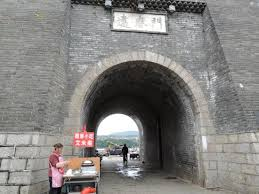
#> input picture image/citywall7.jpg, 259 x 194 px
$ python image_segmentation.py   (older library calls are emulated)
#> lines starting #> are read from the running program, lines starting #| are printed output that depends on the picture; long printed decimals are rounded
from mpl_toolkits.mplot3d import Axes3D
from copy import deepcopy
from numpy import linalg as LA
import numpy as np
import numpy
from collections import Counter
import matplotlib.pyplot as plt
from PIL import Image
from matplotlib import cm

import scipy.misc
from scipy import misc
from scipy.sparse.linalg import eigsh
from scipy.sparse import csr_matrix
from scipy.sparse import csc_matrix
from scipy.sparse import lil_matrix
from scipy.sparse import identity
from scipy.sparse.linalg import inv
from scipy.sparse.linalg import spsolve
import time
from itertools import chain

# [49 lines left out: functions grayImagePlot, grayImageInit, not called in this run]

def nystrom():
    # gray image pixels matrix generate
    row = 100
    col = 100
    length = row * col
    a = 0.8 * 100
    b = 0.1 # a,b is weight
    # a = 0.6
    # b = 0.4 # a,b is weight
    image = Image.open('image/citywall7.jpg')
#> image is the input picture: PIL image 259x194 RGB; mean R, G, B 130.4, 128.5, 126.2
    image = image.resize((row, col), Image.ANTIALIAS) # row, col means resize
#> image: PIL image 100x100 RGB
    image2 = Image.open('image/citywall7.jpg').convert('LA')
    image2.save("image/resize2.png")
    image.save('image/resize.jpg', optimiza=True, quality=95)
    # get image, and convert RGB to GRAY value by mode='L'
    grayMatrix = scipy.misc.imread('image/resize.jpg', flatten=False, mode='L')
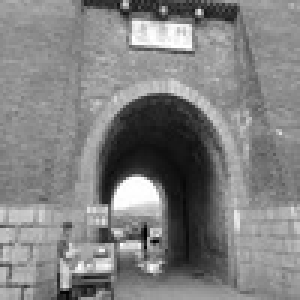
#> grayMatrix: shape (100, 100) (shown 3 times larger); min 1, max 255, mean 128.8

    reshapeMatrix = np.reshape(grayMatrix, row*col)
#> reshapeMatrix = 10000 values, max 255 at index 1057, min 1 at index 7648, mean 128.8
    # generate A, B matrix, and compute eigenvectors by nystrom
    A = []
    B = []
    m = int(0.01 * row * col) # A is m*m size

    # k means random number between 0 and length-m
    # k = int(length-m)
    k = 3000

    # generate A matrix
    for i in range(k,k+m):
        for j in range(k, k+m):
            left = a * (int(reshapeMatrix[i]) - int(reshapeMatrix[j]))**2
            right = b * ((np.floor_divide(i, col) - np.floor_divide(j, col)) ** 2 + (np.mod(i, col) - np.mod(j, col)) ** 2)
            distance = np.sqrt(left + right)
            A.append(distance)
#> after the loop, A = 10000 values, max 1037.6 at index 5785, min 0 at index 0, mean 240.2
    A = np.reshape(A, (m, m))
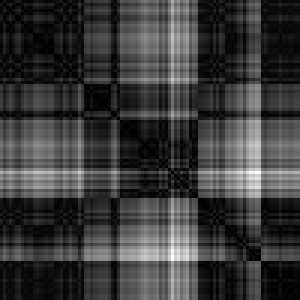
#> A: shape (100, 100) float64 (shown 3 times larger); min 0, max 1037.6, mean 240.2; drawn with min black and max white
    # generate B matrix
    for i in range(k, k+m):
        for j in chain(range(k), range(k+m, length)):
            left = a * (int(reshapeMatrix[i]) - int(reshapeMatrix[j]))**2
            right = b * ((np.floor_divide(i, col) - np.floor_divide(j, col)) ** 2 + (np.mod(i, col) - np.mod(j, col)) ** 2)
            distance = np.sqrt(left + right)
            B.append(distance)
#> after the loop, B = 990000 items
    B = np.reshape(B, (m, length-m))
    # generate leading eigenvector
    # A_square_inv = np.sqrt(np.linalg.pinv(A))
    A_square_inv = np.linalg.inv(np.sqrt(A))
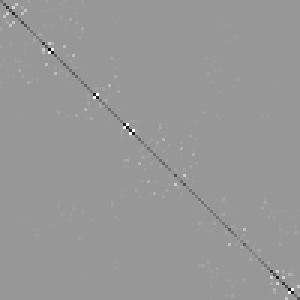
#> A_square_inv: shape (100, 100) float64 (shown 3 times larger); min -1.2, max 0.825, mean 5.23e-06; drawn with min black and max white
    S = A + A_square_inv.dot(B).dot(B.T).dot(A_square_inv)
    U, l, T = np.linalg.svd(S)
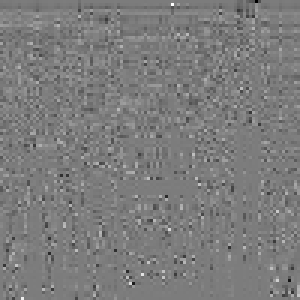
#> T: shape (100, 100) float64 (shown 3 times larger); min -0.846, max 0.884, mean -0.000794; drawn with min black and max white
#> l = 100 values, max 852485.1 at index 0, min 0.0927 at index 99, mean 15360.8
    # print("U * U_T: ", np.dot(U.T, U))
    # print("U[-1] * U[-2]_T: ", np.dot(U[-2].T, U[-1]))
    L = np.diag(l)
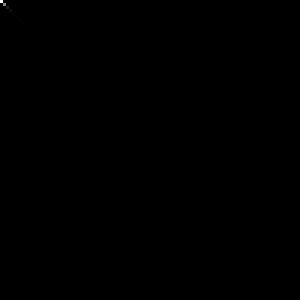
#> L: shape (100, 100) float64 (shown 3 times larger); min 0, max 852485.1, mean 153.6; drawn with min black and max white
    V = np.dot(np.row_stack((A, B.T)), np.dot(A_square_inv, np.dot(U, np.linalg.inv(np.sqrt(L)))))

    index = np.argsort(l)
#> index = 100 values, max 99 at index 0, min 0 at index 99, mean 49.5
    index1 = 0
    index2 = 0
    index3 = 0
    for i in range(len(index)):
        if index[i] == len(index)-1:
            index1 = i
            print("i", i)
#> this loop made 100 passes
#> index1 on pass 1: 0
#| i 0

    for i in range(len(index)):
        if index[i] == len(index)-2:
            index2 = i
            print("i", i)
#> this loop made 100 passes
#> index2 on pass 2: 1
#| i 1

    for i in range(len(index)):
        if index[i] == len(index)-3:
            index3 = i
            print("i", i)
#> this loop made 100 passes
#> index3 on pass 3: 2
#| i 2

    v_1_max = V[:, index1]
#> v_1_max = 10000 values, max 0.00502 at index 57, min -0.0244 at index 8051, mean -0.0039
    v_2_max = V[:, index2]
#> v_2_max = 10000 values, max 0.0311 at index 1551, min -0.0129 at index 79, mean -0.00574
    v_3_max = V[:, index3]
#> v_3_max = 10000 values, max 0.00757 at index 85, min -0.0347 at index 1662, mean -0.00615

    min_index = np.argmin(l)
#> min_index = 99
    v_min = V[:, min_index]
#> v_min = 10000 values, max 1.89 at index 25, min -2.73 at index 7, mean 9.1e-05

    max_index = np.argmax(l)
#> max_index = 0
    v_max = V[:, max_index]
#> v_max has the same summary as v_1_max

    # [32 lines of commented-out code are left out]
    return v_1_max * l[index1], v_2_max * l[index2], v_3_max * l[index3], row, col
    # return v_1_max, v_2_max, v_3_max, row, col
    # return v_2_max * l[two_index] + v_max * l[max_index], row, col

# [209 lines left out: functions nystrom2, RGBImageInit, sparseMatrix, gaussianSimilarityMatrix, gaussianSimilarityMatrixAndNystrom, not called in this run]

def ADMM():
    # argmin_x' | x - x' |^2, s.t. v' = Ax', |v|_0 <= a

    # matrix, row, col = grayImageInit()

    # # use numpy eigen-decomposition method
    # w, v = LA.eig(matrix)

    # use lanczos method, A is symmetric matrix
    # w, v = eigsh(matrix, k=1, which='SA') # k output 6 smallest eigenvalues

    # nystrom method
    nystrom_start_time = time.time()
    vector, vector2, vector3, row, col = nystrom()
#> vector = 10000 values, max 4278.1 at index 57, min -20796.2 at index 8051, mean -3320.9; vector2 = 10000 values, max 13692.6 at index 1551, min -5663 at index 79, mean -2528.2; vector3 = 10000 values, max 669.3 at index 85, min -3062.7 at index 1662, mean -543.4; row = 100; col = 100
    # [19 lines of commented-out code are left out]
    sortIndex = np.argsort(vector)
#> sortIndex = 10000 values, max 9999 at index 4142, min 0 at index 4908, mean 4999.5
    sortedVector = [vector[i] for i in sortIndex]
#> sortedVector = 10000 values from -20796.2 to 4278.1
    # 10^6
    # sortedVector = np.dot(10^3, sortedVector)
    print("sortedVector first and last element: ", sortedVector[0], sortedVector[-1])
#| sortedVector first and last element:  -20796.199 4278.145
    print("vector2: first and last element", np.sort(vector2)[0], np.sort(vector2)[-1])
#| vector2: first and last element -5663.006 13692.636
    print("vector3: first and last element", np.sort(vector3)[0], np.sort(vector3)[-1])
#| vector3: first and last element -3062.678 669.279

    index11 = np.argmax(vector3)
#> index11 = 85
    index22 = np.argmin(vector)
#> index22 = 8051


    print("nystrom time: ", time.time()-nystrom_start_time)
    origVec = deepcopy(sortedVector)
#> origVec = 10000 values from -20796.2 to 4278.1

    length = len(sortedVector)
#> length = 10000
    print("length: ", length)
#| length:  10000
    # A = np.zeros((length-1, length))
    # A = csr_matrix((length-1, length))
    A = lil_matrix((length-1, length), dtype='d')
    for i in range(length-1):
        # A[i][i] = -1
        # A[i][i+1] = 1
        A[i, i] = -1
        A[i, i+1] = 1
    print("generate A step")
    # B = identity(length)
    # B[length-1, length-1] = 0

    x = deepcopy(sortedVector)
#> x = 10000 values from -20796.2 to 4278.1
    x1 = deepcopy(sortedVector)
#> x1 = 10000 values from -20796.2 to 4278.1
    # v = np.dot(A, x1)
    # w = np.dot(A, x1)
    v = A.dot(x1)
#> v = 9999 values, max 567.8 at index 2272, min 0 at index 1092, mean 2.51
    w = A.dot(x1)
#> w has the same summary as v
    e = 1
    r = 0.01
    n = 0.95 # n belong to [0.95, 0.99]
    # a = 5
    # a = int(0.001 * length)
    a = 20
    countNumber = 1

    I = identity(length, format='lil')
    # left = numpy.linalg.inv(np.dot(1, I) + np.dot(1/r, np.dot(A.T, A)))
    A_T = A.transpose()
    temp = I + A_T.dot(A) * (1/r)
    # [7 lines of commented-out code are left out]
    print("enter to while loop")

    admm_start_time = time.time()

    # while abs(LA.norm(np.dot(A, x), 0) - a) >= e:
    while True:
        # right = np.dot(1, x1) + np.dot(1/r, np.dot(A.T, (v - w)))

        # A.T * (v-w) represent as numpy
        right = np.dot(1, x1) + np.dot(1/r, A_T.dot(v-w))

        # # x = np.dot(left, right)
        # x = left.dot(right)

        x = spsolve(temp.astype(float), right.astype(float))
        # cal x step time
        # print("x step time: ", x_time-start_time)

        # z = np.dot(A, x) + w
        z = A.dot(x) + w
        if LA.norm(z, 0) <= a:
            v = deepcopy(z)
            print("z<a")
        else:
            z_abs = abs(z)
            z_sort = np.argsort(z_abs)[::-1]
            v = np.zeros(length-1)
            for i in range(a):
                index = z_sort[i]
                v[index] = z[index]
            # print("z>a")
            # print("count number: ", countNumber)
            countNumber = countNumber + 1

        # print("z step time: ", z_time-x_time)
        # w = w + np.dot(A, x) - v
        w = w + A.dot(x) - v
        # r = r * n

        if countNumber > 1000:
            break
#> after the loop, countNumber = 1001; w = 9999 values, max 800.7 at index 8696, min 0 at index 4, mean 468.6

    print("ADMM time: ", time.time()-admm_start_time)
    # indexVec, labelVec = nonzeroValue(origVec, np.dot(A, x))

    # indexVec, unSortedLabelVec = nonzeroValue(origVec, np.dot(A, x))
    # print("gap : ", np.dot(A, x))
    print("cost function error: ", LA.norm(x-sortedVector, 2))
#| cost function error:  22378.144

    unSortedLabelVec = nonzeroValue(origVec, A.dot(x), a)
    print("gap : ", A.dot(x))

    labelVec = np.zeros(len(unSortedLabelVec))
    for i in range(len(unSortedLabelVec)):
        labelVec[sortIndex[i]] = unSortedLabelVec[i]
    # print("unSortedLabelVec: ", unSortedLabelVec)
    # print("labelVec: ", labelVec)

   # return origVec, indexVec, labelVec, x, label, X, X1, X2, Y, sortIndex, unSortedLabelVec
    return labelVec, row, col

# wish to plot re-color point and find different label with original point
# method by find k-largest values
def nonzeroValue(origVec, gapVec, a):
#> called with gapVec = array of shape (9999,), a = 20
    indexVec = []
    sortedGapVec = np.argsort(gapVec)
#> sortedGapVec = 9999 values, max 9998 at index 3079, min 0 at index 2010, mean 4999
    for i in range(a):
        for k in range(len(sortedGapVec)):
            if sortedGapVec[k] == len(gapVec)-i-1:
                indexVec.append(k)

    sortedIndexVec = np.sort(indexVec)
    sortedIndexVec = np.append(sortedIndexVec, len(gapVec)+1)
#> sortedIndexVec = 21 values from 3079 to 10000

    pre = 0 # last index, init = 0
    label = 1
    labelVec = []
    for i in sortedIndexVec:
        labelVecPiece = np.ones(i-pre) * label
        labelVec = np.append(labelVec, labelVecPiece)
        pre = i
        label = label + 1
#> this loop made 21 passes
#> (i, pre) on passes 1 to 12: (3079, 3079), (3161, 3161), (3239, 3239), (3313, 3313), (3390, 3390), (3476, 3476), (3594, 3594), (3671, 3671), (3710, 3710), (3753, 3753), (3801, 3801), (3872, 3872)
#> (i, labelVecPiece, pre) on passes 17 to 20: (4137, [17, 17, 17, 17, 17], 4137), (4139, [18, 18], 4139), (4144, [19, 19, 19, 19, 19], 4144), (4147, [20, 20, 20], 4147)
#> after the loop, label = 22; labelVec = 10000 values from 1 to 21

    print("labelVec", labelVec)
#> (printed output is left out)
    print("labelVec shape", labelVec.shape)
#| labelVec shape (10000,)
    return labelVec

# [25 lines left out: function nonzeroValue2, not called in this run]

def boundaryPlot():
    labelVec, row, col = ADMM()
#> (printed output is left out)
#> in ADMM, `labelVec = np.zeros(len(unSortedLabelVec))`: labelVec = 10000 values from 0 to 0
#> after the loop in ADMM, `for i in range(len(unSortedLabelVec)):`: labelVec = 10000 values, max 21 at index 0, min 1 at index 80, mean 13.53
#> row = 100; col = 100
    print("labelVec counter: ", Counter(labelVec))
#> (printed output is left out)
    counternumber = 0
    # [7 lines of commented-out code are left out]
    reshapeMatrix = np.reshape(labelVec, (row, col))
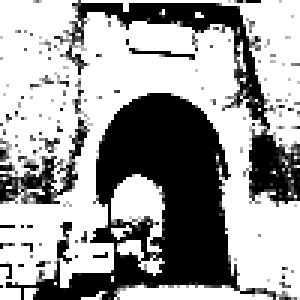
#> reshapeMatrix: shape (100, 100) float64 (shown 3 times larger); min 1, max 21, mean 13.5; drawn with min black and max white

    for i in range(row-1):
        for j in range(col-1):
            if reshapeMatrix[i][j] != reshapeMatrix[i+1][j] or reshapeMatrix[i][j] != reshapeMatrix[i][j+1]:
                plt.scatter(j, i, color='red', s=6)
    origMatrix = scipy.misc.imread('image/resize.jpg')

    # plot 2 figures, bounary plot and color plot
    # first one is bounary figure

    plt.figure(1)
    plt.imshow(origMatrix)

    # plt.title("a = 1% pixels, in sparse distanceMatrix(set 50% element to 1000)")
    # plt.title("a=0.2, b=0.8")
    # plt.title("nystrom method")

    # second one is color figure

    plt.figure(2)
    plt.imshow(reshapeMatrix)

    # [8 lines of commented-out code are left out]

    plt.show()
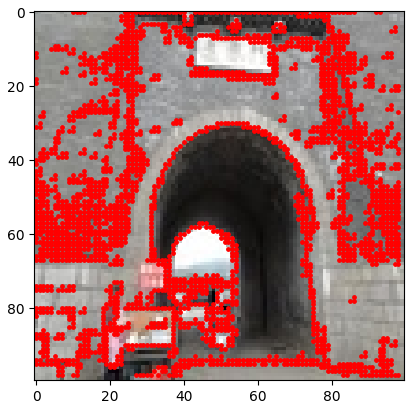
#> figure drawn by matplotlib, 1 panel

# [42 lines left out: functions colorPlot, manifoldPlot, not called in this run]


if __name__ == "__main__":
    # [12 lines of commented-out code are left out]
    boundaryPlot()
    # [53 lines of commented-out code are left out]
